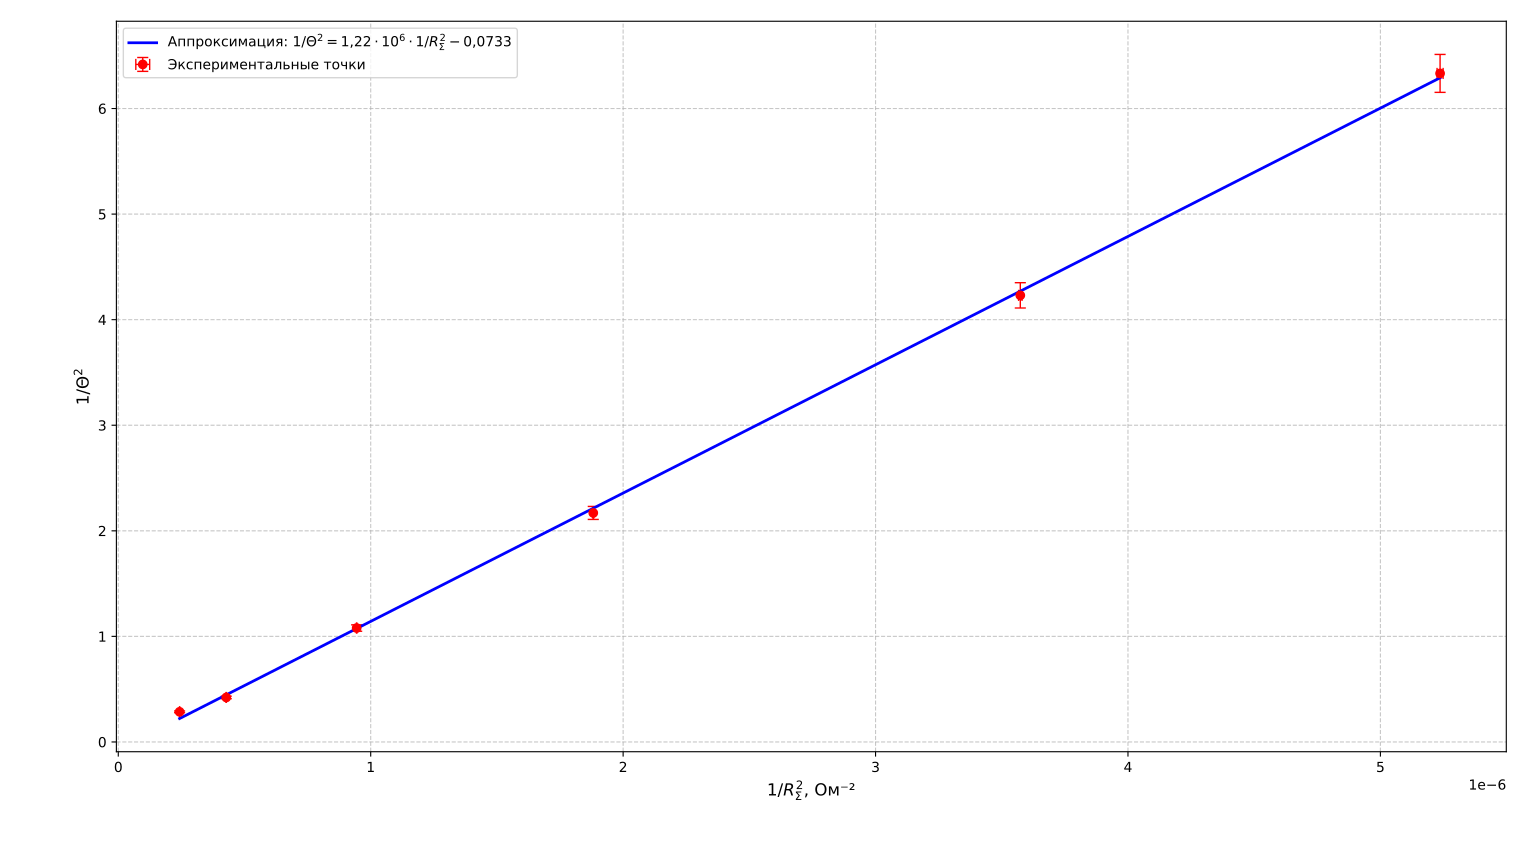

This figure's Python source:
import numpy as np
import matplotlib.pyplot as plt
from scipy import stats

# Данные из таблицы
inv_R2 = np.array([5.23645E-06, 3.57346E-06, 1.88168E-06, 9.44429E-07, 4.27745E-07, 2.42905E-07])  # 1/Ом²
inv_theta2 = np.array([6.33270407, 4.230202378, 2.169255962, 1.079113914, 0.421412665, 0.285417175])  # 1/θ²

# Исходные данные для расчета погрешностей
R_exp = np.array([437, 529, 729, 1029, 1529, 2029])  # Экспериментальные сопротивления, Ом
theta = np.array([0.397, 0.486, 0.679, 0.963, 1.540, 1.872])  # Значения θ

# Расчет погрешностей
delta_R = 0.5  # Погрешность R, Ом
delta_rel_ab = 0.01  # Относительная погрешность a и b (1%)

# Погрешность 1/R²: Δ(1/R²) = (2/R³) * ΔR
delta_inv_R2 = (2 / R_exp**3) * delta_R

# Погрешность θ: Δθ = θ * √((Δa/a)² + (Δb/b)²) = θ * √(0.01² + 0.01²) = θ * 0.01414
delta_theta = theta * np.sqrt(2 * delta_rel_ab**2)

# Погрешность 1/θ²: Δ(1/θ²) = (2/θ³) * Δθ
delta_inv_theta2 = (2 / theta**3) * delta_theta

# Линейная регрессия (МНК)
slope, intercept, r_value, p_value, std_err = stats.linregress(inv_R2, inv_theta2)

# Создание точек для аппроксимирующей прямой
inv_R2_line = np.linspace(inv_R2.min(), inv_R2.max(), 100)
inv_theta2_line = slope * inv_R2_line + intercept

# Построение графика с погрешностями
plt.figure(figsize=(8, 6))
plt.errorbar(inv_R2, inv_theta2, 
             xerr=delta_inv_R2, 
             yerr=delta_inv_theta2,
             fmt='ro', 
             markersize=6, 
             capsize=4,
             capthick=1,
             elinewidth=1,
             label='Экспериментальные точки')

plt.plot(inv_R2_line, inv_theta2_line, 'b-', linewidth=2, 
         label=r'Аппроксимация: $1/\Theta^2 = 1{,}22\cdot10^6 \cdot 1/R_{\Sigma}^2 - 0{,}0733$')

# Настройка графика
plt.xlabel(r'$1/R_{\Sigma}^2$, Ом⁻²', fontsize=12)
plt.ylabel('$1/\\Theta^2$', fontsize=12)
plt.legend(fontsize=10)
plt.grid(True, linestyle='--', alpha=0.7)

# Вывод параметров аппроксимации
print(f"Коэффициент наклона: {slope:.2e}")
print(f"Свободный член: {intercept:.4f}")
print(f"Коэффициент детерминации R²: {r_value**2:.4f}")
print(f"Стандартная ошибка наклона: {std_err:.2e}")

plt.tight_layout()
plt.show()
